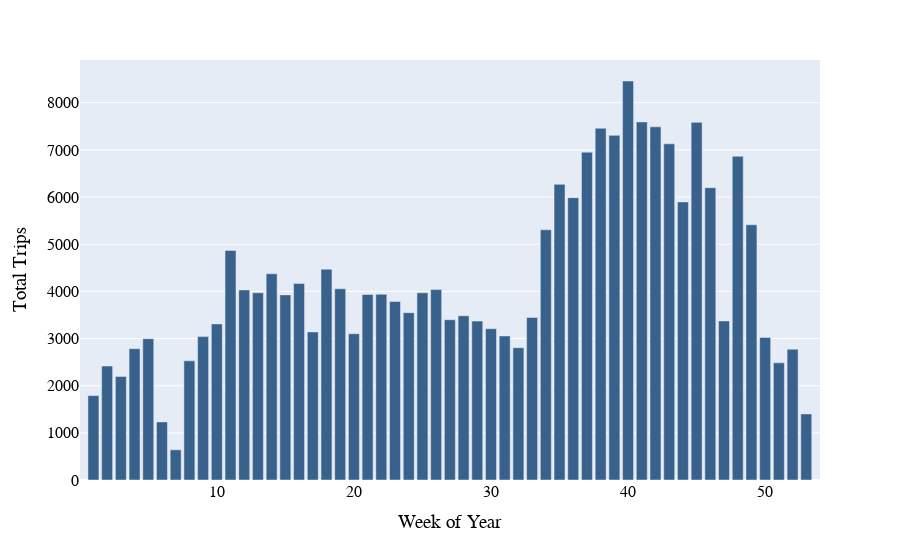

The cell this chart's notebook holds for it:
### Code cell
weeks_color = ([color_2021]*53)

figA = px.bar(
    trips_2021, #dataframe
    x=[list(range(1,54))], # x
    y=trips_2021.groupby(['Week_of_Year']).size(),#y
    labels={"value": "Week of Year", "y": "Total Trips"}, 
    color=weeks_color,
    color_discrete_map="identity",
    orientation="v"  
)
figA.update_layout(
    xaxis_range=[0.02,54],
    # yaxis_range=[0,237000],

    #yaxis = dict(
    #    tickmode = 'array',
    #    tickvals = [0,75000,150000,225000],
    #),
    showlegend=False,
    title_font_family="Arial",
    title_font_color="black",
    title_font_size = 25,
    font=dict(
        family="Arial",
        size=16,
        color="Black"
    ), 
) 
figA

### Figure 1 — Plotly figure (JSON) as saved in the notebook; plotly's stock layout.template omitted (floating-point values rounded to 4 significant figures)
{"data": [{"alignmentgroup": "True", "hovertemplate": "Week of Year=%{x}<br>Total Trips=%{y}<extra></extra>", "legendgroup": "", "marker": {"color": "#38618c", "pattern": {"shape": ""}}, "name": "", "offsetgroup": "", "orientation": "v", "showlegend": false, "textposition": "auto", "type": "bar", "x": [1, 2, 3, 4, 5, 6, 7, 8, 9, 10, 11, 12, 13, 14, 15, 16, 17, 18, 19, 20, 21, 22, 23, 24, 25, 26, 27, 28, 29, 30, 31, 32, 33, 34, 35, 36, 37, 38, 39, 40, 41, 42, 43, 44, 45, 46, 47, 48, 49, 50, 51, 52, 53], "xaxis": "x", "y": [1790, 2416, 2196, 2784, 2997, 1231, 640, 2527, 3041, 3311, 4868, 4031, 3971, 4374, 3926, 4169, 3140, 4470, 4055, 3102, 3934, 3939, 3785, 3549, 3970, 4038, 3399, 3483, 3370, 3209, 3055, 2806, 3446, 5307, 6270, 5986, 6952, 7459, 7309, 8462, 7593, 7490, 7129, 5897, 7585, 6199, 3374, 6865, 5413, 3024, 2485, 2773, 1401], "yaxis": "y"}], "layout": {"barmode": "relative", "font": {"color": "Black", "family": "Arial", "size": 16}, "legend": {"tracegroupgap": 0}, "margin": {"t": 60}, "showlegend": false, "title": {"font": {"color": "black", "family": "Arial", "size": 25}}, "xaxis": {"anchor": "y", "domain": [0, 1], "range": [0.02, 54], "title": {"text": "Week of Year"}}, "yaxis": {"anchor": "x", "domain": [0, 1], "title": {"text": "Total Trips"}}}}
